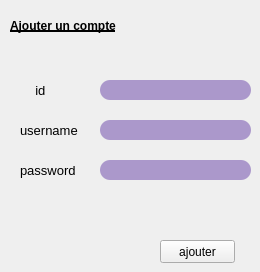
     <widget class="QWidget" name="page_11">
      <widget class="QLabel" name="label_37">
       <property name="geometry">
        <rect>
         <x>10</x>
         <y>10</y>
         <width>241</width>
         <height>31</height>
        </rect>
       </property>
       <property name="styleSheet">
        <string notr="true">font: 75 15pt &quot;Quicksand&quot;;
text-decoration: underline;
font-weight:bold;</string>
       </property>
       <property name="text">
        <string>Ajouter un compte</string>
       </property>
      </widget>
      <widget class="QLineEdit" name="lineEdit_53">
       <property name="geometry">
        <rect>
         <x>100</x>
         <y>120</y>
         <width>151</width>
         <height>20</height>
        </rect>
       </property>
       <property name="styleSheet">
        <string notr="true">border-color: rgb(255, 255, 255);

border-radius: 10px;
background-color: rgb(171, 152, 203);</string>
       </property>
      </widget>
      <widget class="QLineEdit" name="lineEdit_54">
       <property name="geometry">
        <rect>
         <x>100</x>
         <y>160</y>
         <width>151</width>
         <height>20</height>
        </rect>
       </property>
       <property name="styleSheet">
        <string notr="true">border-color: rgb(255, 255, 255);

border-radius: 10px;
background-color: rgb(171, 152, 203);</string>
       </property>
      </widget>
      <widget class="QLabel" name="label_38">
       <property name="geometry">
        <rect>
         <x>10</x>
         <y>80</y>
         <width>71</width>
         <height>20</height>
        </rect>
       </property>
       <property name="font">
        <font>
         <pointsize>10</pointsize>
        </font>
       </property>
       <property name="text">
        <string>       id</string>
       </property>
      </widget>
      <widget class="QLabel" name="label_39">
       <property name="geometry">
        <rect>
         <x>20</x>
         <y>120</y>
         <width>71</width>
         <height>20</height>
        </rect>
       </property>
       <property name="font">
        <font>
         <pointsize>10</pointsize>
        </font>
       </property>
       <property name="text">
        <string>username</string>
       </property>
      </widget>
      <widget class="QLabel" name="label_40">
       <property name="geometry">
        <rect>
         <x>20</x>
         <y>160</y>
         <width>71</width>
         <height>20</height>
        </rect>
       </property>
       <property name="font">
        <font>
         <pointsize>10</pointsize>
        </font>
       </property>
       <property name="text">
        <string>password</string>
       </property>
      </widget>
      <widget class="QPushButton" name="pushButton_ajtcomp">
       <property name="geometry">
        <rect>
         <x>160</x>
         <y>240</y>
         <width>75</width>
         <height>23</height>
        </rect>
       </property>
       <property name="text">
        <string>ajouter</string>
       </property>
      </widget>
      <widget class="QLineEdit" name="lineEdit_4">
       <property name="geometry">
        <rect>
         <x>100</x>
         <y>80</y>
         <width>151</width>
         <height>20</height>
        </rect>
       </property>
       <property name="styleSheet">
        <string notr="true">border-color: rgb(255, 255, 255);

border-radius: 10px;
background-color: rgb(171, 152, 203);</string>
       </property>
      </widget>
     </widget>
